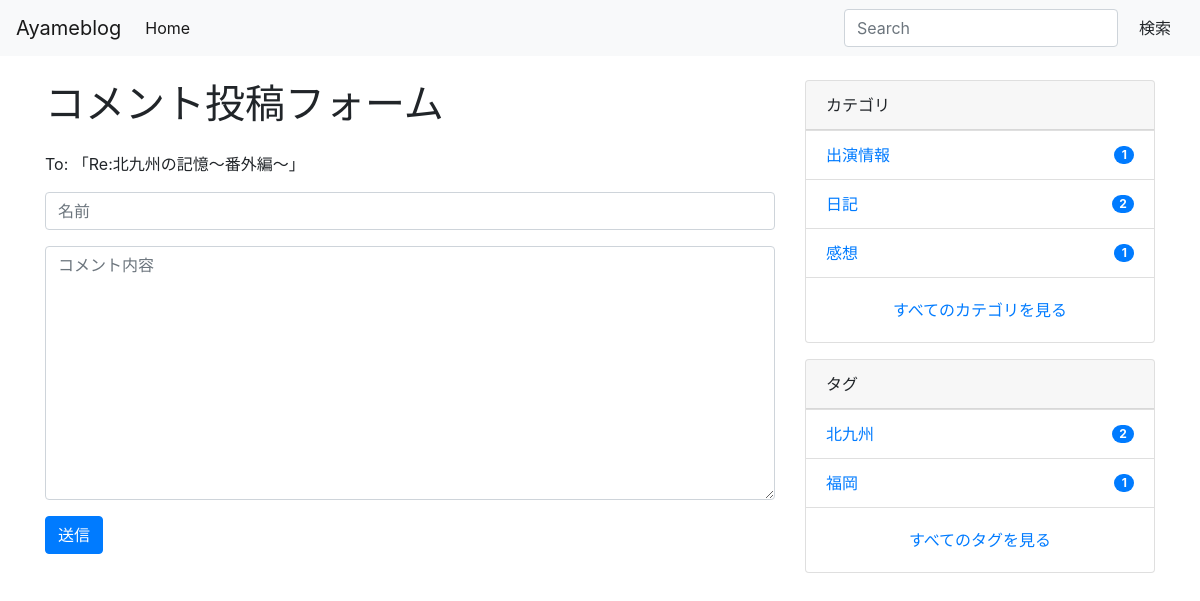
The app's page /comment/5 with its own data.
### blog/models.py (models this page shows, shortened)
class Post(models.Model):
    category = models.ForeignKey(Category, on_delete=models.PROTECT)
    tags = models.ManyToManyField(Tag, blank=True)
    title = models.CharField(max_length=255)
    content = models.TextField()
    description = models.TextField(blank=True)
    created_at = models.DateTimeField(auto_now_add=True)
    updated_at = models.DateTimeField(blank=True, null=True)
    published_at = models.DateTimeField(blank=True, null=True)
    is_public = models.BooleanField(default=False)
    image = models.ImageField(upload_to='post_images/', null=True, blank=True)
    class Meta:
        ordering = ['-created_at']

class Category(models.Model):
    name = models.CharField(max_length=255)
    slug = models.SlugField(unique=True)
    timestamp = models.DateTimeField(auto_now_add=True)

class Tag(models.Model):
    name = models.CharField(max_length=255)
    slug = models.SlugField(unique=True)
    timestamp = models.DateTimeField(auto_now_add=True)

### blog/views.py (the view, shortened to what this page needs)
# urls.py: path('comment/<int:pk>', CommentFormView.as_view(), name='comment_form'),
class CommentFormView(CreateView):
    model = Comment
    form_class = CommentForm
    def get_context_data(self, **kwargs):
        context = super().get_context_data(**kwargs)
        post_pk = self.kwargs['pk']
        context['post'] = get_object_or_404(Post, pk=post_pk)
        return context

### blog/forms.py
class CommentForm(ModelForm):
    class Meta:
        model = Comment
        fields = ('author', 'text')
        widgets = {
            'author': TextInput(attrs={
                'class': 'form-control',
                'placeholder': '名前',}),
            'text': Textarea(attrs={
                'class': 'form-control',
                'placeholder': 'コメント内容',}),}
        labels = {
            'author': '',
            'text': '',}

### ayameblog/context_processors.py (called while the page is built)
def common(request):
    context = {
        'categories': Category.objects.annotate(
            num_posts=Count('post', filter=Q(post__is_public=True))),
        'tags': Tag.objects.annotate(
            num_posts=Count('post', filter=Q(post__is_public=True))),
    }
    return context

### blog/templates/blog/comment_form.html (shortened to what this page needs)
{% extends 'base.html' %}
{% block content %}
<div class="container">
  <div class="row">
    <main class="col-md-8">
      <h1 class="mb-4">コメント投稿フォーム</h1>
      <p>To: 「{{ post.title }}」</p>
      <form method="POST">{% csrf_token %}
          {{ form.as_p }}
          <button type="submit" class="btn btn-primary">送信</button>
      </form>
    </main>
    <aside class="col-md-4">
      {% include "blog/snippets/sidebar.html" %}
    </aside>
  </div>
</div>
{% endblock %}

### blog/templates/blog/snippets/sidebar.html
<div class="card mb-3">
    <div class="card-header">
      カテゴリ
    </div>
    <ul class="list-group list-group-flush">
      {% for category in categories|dictsort:"id" %}
      <li class="list-group-item d-flex justify-content-between align-items-center">
        <a href="{% url 'blog:category_post' category.slug %}" class="card-link">{{ category.name }}</a>
        <span class="badge badge-primary badge-pill">{{ category.num_posts }}</span>
      </li>
      {% endfor %}
    </ul>
    <div class="card-body text-center">
      <a href="{% url 'blog:category_list' %}" class="card-link">すべてのカテゴリを見る</a>
    </div>
  </div>
  <div class="card">
    <div class="card-header">
      タグ
    </div>
    <ul class="list-group list-group-flush">
      {% for tag in tags|dictsortreversed:"num_posts"|slice:":5" %}
      <li class="list-group-item d-flex justify-content-between align-items-center">
        <a href="{% url 'blog:tag_post' tag.slug %}" class="card-link">{{ tag.name }}</a>
        <span class="badge badge-primary badge-pill">{{ tag.num_posts }}</span>
      </li>
      {% endfor %}
    </ul>
    <div class="card-body text-center">
      <a href="{% url 'blog:tag_list' %}" class="card-link">すべてのタグを見る</a>
    </div>
  </div>

### records on screen
Post: title "Re:北九州の記憶～番外編～"
Category: name "出演情報", num_posts "1"
Category: name "日記", num_posts "2"
Category: name "感想", num_posts "1"
Tag: name "北九州", num_posts "2"
Tag: name "福岡", num_posts "1"
